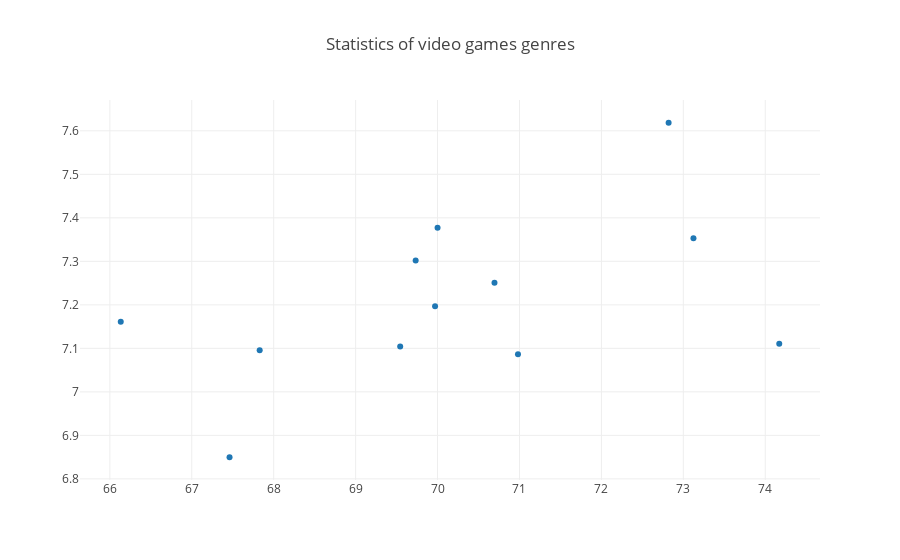

The code cell stored with this chart in its notebook:
### Code cell
trace0 = go.Scatter(
    x=genres_df.Critic_Score,
    y=genres_df.User_Score,
    mode = 'markers'
)

data = [trace0]
layout = {'title': 'Statistics of video games genres'}

fig = go.Figure(data=data, layout=layout)

iplot(fig, show_link=False)

### Figure 1 — Plotly figure (JSON) as saved in the notebook; plotly's stock layout.template omitted (floating-point values rounded to 4 significant figures)
{"data": [{"mode": "markers", "type": "scatter", "x": [67.83, 66.13, 69.73, 67.46, 70, 70.69, 69.54, 72.82, 70.98, 69.97, 74.17, 73.12], "y": [7.096, 7.161, 7.302, 6.85, 7.377, 7.251, 7.104, 7.619, 7.086, 7.197, 7.111, 7.353]}], "layout": {"title": "Statistics of video games genres"}}
